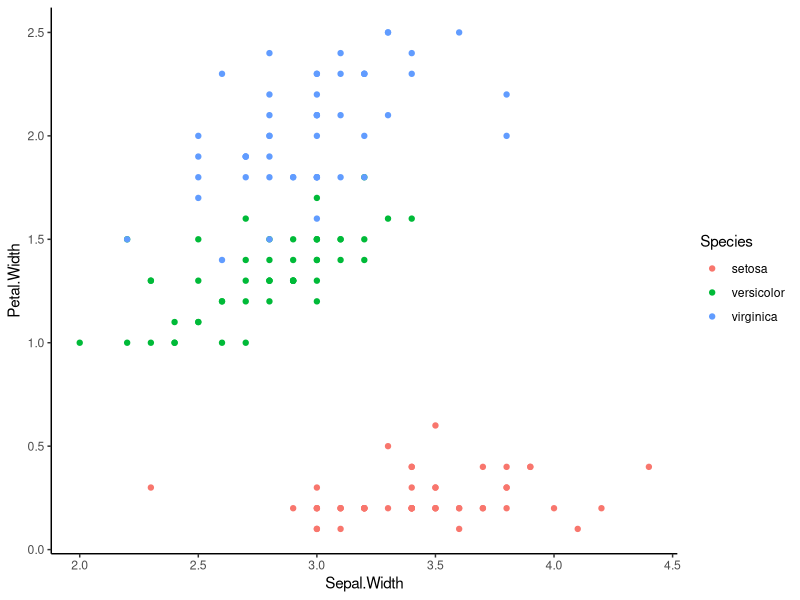

Reproduce this figure in R.
## ---- chunk 1

# Global *knitr* options.

knitr::opts_chunk$set(echo = TRUE)

## ---- chunk 2

# Each chunk should have a label {r chunk-label, ...}

head(iris)


## ---- chunk 3

# echo: Whether to echo the source code in the output document (someone may not prefer reading your smart source code but only results).

head(iris)

## ---- chunk 4

library(dplyr)


## ---- chunk 5

# include = FALSE, it runs the code behind the scenes

library(ggplot2)

## ---- chunk 6

iris 

# Hold on! Execute this line!
# Are you seeing a pretty table below? Yes, so keep going.

ggplot(iris, aes(x = Sepal.Width, y = Petal.Width, color = Species)) +
  geom_point() + theme_classic()

## ---- chunk 7

# How about create optional chunks?

# if()...
boolean <- TRUE

## ---- chunk 8

knitr::kable(head(iris), caption = 'Add a title here!')
# Ops! A new function!

## ---- chunk 9

x <- 5  # radius of a circle

